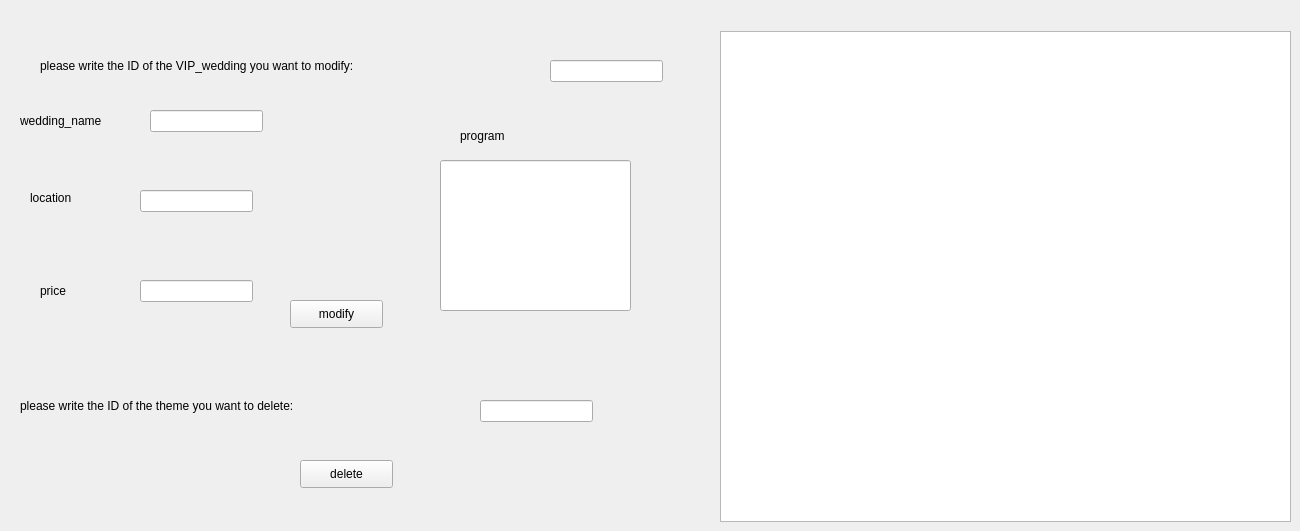
     <widget class="QWidget" name="tab_37">
      <attribute name="title">
       <string>delete/modify</string>
      </attribute>
      <widget class="QTableView" name="table_vip1">
       <property name="geometry">
        <rect>
         <x>720</x>
         <y>31</y>
         <width>571</width>
         <height>491</height>
        </rect>
       </property>
      </widget>
      <widget class="QLabel" name="label_133">
       <property name="geometry">
        <rect>
         <x>40</x>
         <y>30</y>
         <width>491</width>
         <height>71</height>
        </rect>
       </property>
       <property name="text">
        <string>please write the ID of the VIP_wedding you want to modify:</string>
       </property>
      </widget>
      <widget class="QLineEdit" name="idvip_modif">
       <property name="geometry">
        <rect>
         <x>550</x>
         <y>60</y>
         <width>113</width>
         <height>22</height>
        </rect>
       </property>
      </widget>
      <widget class="QLineEdit" name="namevip_modif">
       <property name="geometry">
        <rect>
         <x>150</x>
         <y>110</y>
         <width>113</width>
         <height>22</height>
        </rect>
       </property>
      </widget>
      <widget class="QLineEdit" name="locationvip_modif">
       <property name="geometry">
        <rect>
         <x>140</x>
         <y>190</y>
         <width>113</width>
         <height>22</height>
        </rect>
       </property>
      </widget>
      <widget class="QLineEdit" name="pricevip_modif">
       <property name="geometry">
        <rect>
         <x>140</x>
         <y>280</y>
         <width>113</width>
         <height>22</height>
        </rect>
       </property>
      </widget>
      <widget class="QLabel" name="label_134">
       <property name="geometry">
        <rect>
         <x>20</x>
         <y>100</y>
         <width>131</width>
         <height>41</height>
        </rect>
       </property>
       <property name="text">
        <string>wedding_name</string>
       </property>
      </widget>
      <widget class="QLabel" name="label_135">
       <property name="geometry">
        <rect>
         <x>30</x>
         <y>190</y>
         <width>81</width>
         <height>16</height>
        </rect>
       </property>
       <property name="text">
        <string>location</string>
       </property>
      </widget>
      <widget class="QLabel" name="label_136">
       <property name="geometry">
        <rect>
         <x>40</x>
         <y>270</y>
         <width>81</width>
         <height>41</height>
        </rect>
       </property>
       <property name="text">
        <string>price</string>
       </property>
      </widget>
      <widget class="QLabel" name="label_137">
       <property name="geometry">
        <rect>
         <x>460</x>
         <y>120</y>
         <width>81</width>
         <height>31</height>
        </rect>
       </property>
       <property name="text">
        <string>program</string>
       </property>
      </widget>
      <widget class="QLabel" name="label_138">
       <property name="geometry">
        <rect>
         <x>20</x>
         <y>390</y>
         <width>511</width>
         <height>31</height>
        </rect>
       </property>
       <property name="text">
        <string>please write the ID of the theme you want to delete:</string>
       </property>
      </widget>
      <widget class="QLineEdit" name="idvip_delete">
       <property name="geometry">
        <rect>
         <x>480</x>
         <y>400</y>
         <width>113</width>
         <height>22</height>
        </rect>
       </property>
      </widget>
      <widget class="QPushButton" name="vip_modif">
       <property name="geometry">
        <rect>
         <x>290</x>
         <y>300</y>
         <width>93</width>
         <height>28</height>
        </rect>
       </property>
       <property name="text">
        <string>modify</string>
       </property>
      </widget>
      <widget class="QPushButton" name="vip_delete">
       <property name="geometry">
        <rect>
         <x>300</x>
         <y>460</y>
         <width>93</width>
         <height>28</height>
        </rect>
       </property>
       <property name="text">
        <string>delete</string>
       </property>
      </widget>
      <widget class="QLineEdit" name="programvip_modifier">
       <property name="geometry">
        <rect>
         <x>440</x>
         <y>160</y>
         <width>191</width>
         <height>151</height>
        </rect>
       </property>
      </widget>
     </widget>
